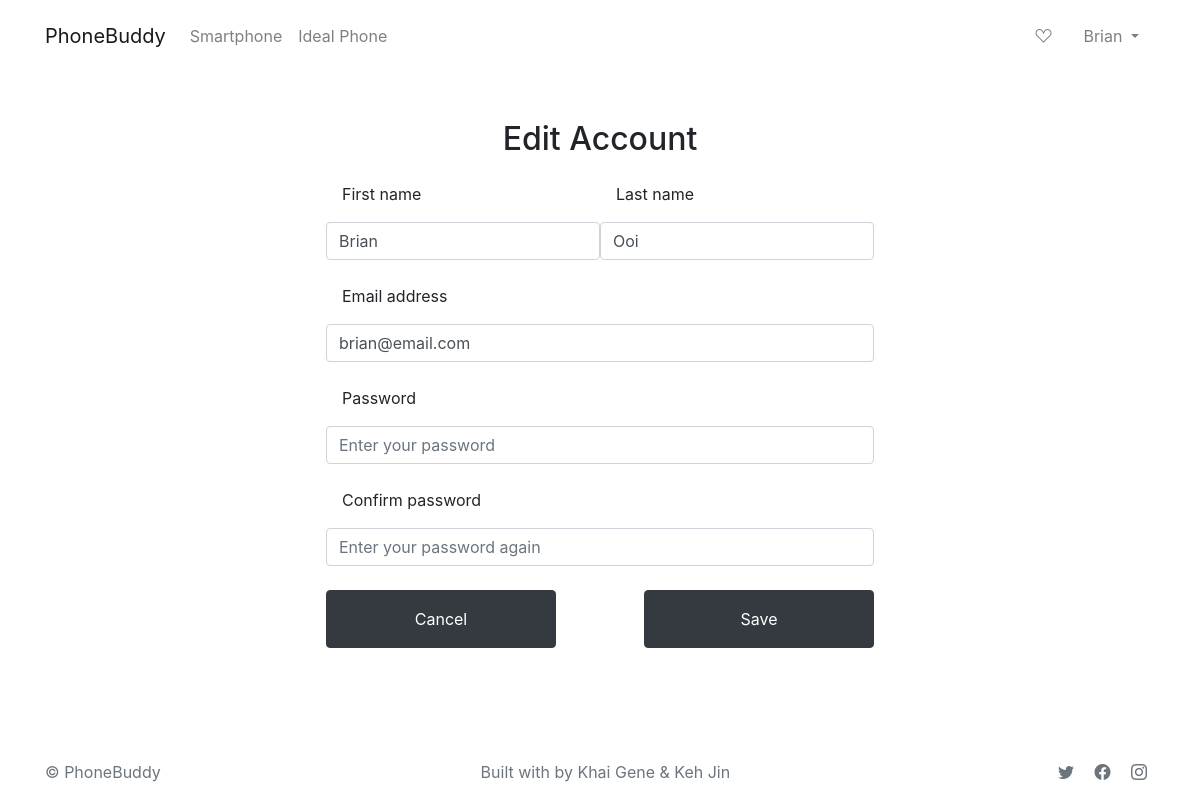
Page /edit (signed in) on the committed database.
### tables this page shows
CREATE TABLE User (
    id INTEGER PRIMARY KEY AUTOINCREMENT,
    first_name STRING NOT NULL,
    last_name STRING NOT NULL,
    email STRING NOT NULL UNIQUE,
    password STRING NOT NULL,
    type STRING NOT NULL
);

### app.py (the view, shortened to what this page needs)
@app.route('/edit',methods = ['GET','POST'])
def edit():
    if session.get('loggedin') == True:
        id = session['id']
        conn = get_db_connection()
        users = conn.execute('SELECT * FROM User WHERE id = ?',(id)).fetchall()
        form = EditForm(request.form)
        return render_template('edit.html',users = users, form = form)
    else:
        message = "Unauthorized Access! Please login to continue."
        flash(message,'InvalidLogin')
        return redirect('/login')

### app.py
class EditForm(Form):
    first_name = StringField('first_name',[validators.DataRequired()])
    last_name = StringField('last_name',[validators.DataRequired()])
    email = StringField('email',[validators.DataRequired()])
    password = PasswordField('password',[validators.Length(min = 6), validators.DataRequired(), validators.EqualTo('password_confirmation', message = 'Password Must Match')])
    password_confirmation = PasswordField('password_confirmation',[validators.DataRequired()])

### app.py (called while the page is built)
def get_db_connection():
    conn = sql.connect('database.db')
    conn.row_factory = sql.Row
    return conn

### templates/edit.html (shortened to what this page needs)
{% extends 'base.html' %}
{% block main %}
<div class="m-auto py-5" style="min-width: 500px;">
    <form action="/edit" method="POST">
        <div>
            <h2 class="text-center fw-bold fs-2 mb-4 p-0 m-0">Edit Account</h2>
          {% for user in users %}
            <div class="input-group justify-content-between">
                <div class="form-floating mb-4" style="min-width: 230px;">
                    <label for="firstName">First name</label>
                    <input id="first_name" name="first_name" class="form-control" placeholder="John" value= "{{ user[1] }}"  />
                </div>
                <div class="form-floating mb-4" style="min-width: 230px;">
                    <label for="lastName">Last name</label>
                    <input id="last_name" name="last_name" class="form-control" placeholder="Doe" value= "{{ user[2] }}"/>
                </div>
            </div>
            <div class="form-floating mb-4">
                <label for="email">Email address</label>
                <input id="email" name="email" class="form-control" type="email" placeholder="name@example.com" value= "{{ user[3] }}" />
            </div>
            <div class="form-floating mb-4">
                <label for="password">Password</label>
                <input id="password" name="password" class="form-control" type="Password" placeholder="Enter your password" />
            </div>
            <div class="form-floating mb-4">
                <label for="passwordConfirmation">Confirm password</label>
                <input id="password_confirmation" name="password_confirmation" class="form-control" type="password" placeholder="Enter your password again" />
            </div>
            {% endfor %}
            <div class="input-group justify-content-between">
                <div class="form-floating mb-4" style="min-width: 230px;">
                    <button type="reset" class="btn btn-dark d-block w-100 py-3 mb-4" href="/edit">Cancel</button>
                </div>
                <div class="form-floating mb-4" style="min-width: 230px;">
                <button type="submit" class="btn btn-dark d-block w-100 py-3 mb-4">Save</button>
            </div>
        </div>
        </div>
    </form>
</div>
{% endblock %}

### templates/base.html (shortened to what this page needs)
<!DOCTYPE html>
<html lang="en">
<head>
    <link rel="stylesheet" href="https://cdn.jsdelivr.net/npm/bootstrap@4.3.1/dist/css/bootstrap.min.css">
    <link rel="stylesheet" href="https://cdn.jsdelivr.net/npm/bootstrap-icons@1.5.0/font/bootstrap-icons.css" />
    <link rel="stylesheet"  type= "text/css" href="{{ url_for('static',filename='smartphone.css') }}" />
    <link rel="stylesheet" href="https://stackpath.bootstrapcdn.com/bootstrap/4.5.0/css/bootstrap.min.css">
</head>
<body class="d-flex flex-column vh-100">
    <header>
        <nav class="navbar navbar-light navbar-expand-lg py-3 bg-white">
            <div class="container position-relative">
                <a href="/" class="navbar-brand">PhoneBuddy</a>
                <div class="collapse navbar-collapse">
                    <ul class="navbar-nav mr-auto">
                        <li class="nav-item">
                        <a class="nav-link" href="/smartphone">Smartphone</a>
                        </li>
                        <li class="nav-item">
                        <a class="nav-link" href="/idealFirst">Ideal Phone</a>
                        </li>
                    </ul>
                </div>
                {% if session.username %}
                <ul class="navbar-nav">
                    <li class="nav-item px-2">
                        <a class="nav-link" href="/favourite">
                            <i class="bi bi-suit-heart"></i>
                        </a>
                    </li>
                    {% if session.type == 'admin' %}
                        <li class="nav-item dropdown px-2">
                            <a class="nav-link dropdown-toggle" href="#" role="button" id="dropdownMenuLink" data-toggle="dropdown" aria-haspopup="true" aria-expanded="false">
                                {{ session.username }}
                            </a>
                            <div class="dropdown-menu" aria-labelledby="dropdownMenuLink">
                                <a class="dropdown-item" href="/edit">Edit Account</a>
                                <a class="dropdown-item" href="/manageSmartphone">Manage Smartphone</a>
                                <a class="dropdown-item" href="/logout">Logout</a>
                            </div>
                        </li>
                    {% else %}
                        <li class="nav-item dropdown px-2">
                            <a class="nav-link dropdown-toggle" href="#" role="button" id="dropdownMenuLink" data-toggle="dropdown" aria-haspopup="true" aria-expanded="false">
                                {{ session.username }}
                            </a>
                        </li>
                    {% endif %}
                </ul>
                {% else %}
                <ul class="navbar-nav">
                    <li class="nav-item dropdown px-1">
                        <a class="nav-link pl-4 pr-4" href="/login">Sign In</a>
                    </li>
                </ul>
                {% endif %}
            </div>
        </nav>
    </header>
    {% block main %}
    {% endblock %}
    <footer class="footer py-3">
        <div class="container d-flex justify-content-between">
            <p class="fs-6 m-0 text-muted">&copy; PhoneBuddy</p>
            <div class="d-flex">
                <p class="fs-6 m-0 text-muted">Built with by Khai Gene & Keh Jin</p>
            </div>
            <div>
                <a href="https://www.twitter.com" class="mx-2 text-muted text-decoration-none" target="_blank">
                    <i class="bi bi-twitter"></i>
                </a>
                <a href="https://www.facebook.com" class="mx-2 text-muted text-decoration-none" target="_blank">
                    <i class="bi bi-facebook"></i>
                </a>
                <a href="https://www.instagram.com" class="mx-2 text-muted text-decoration-none" target="_blank">
                    <i class="bi bi-instagram"></i>
                </a>
            </div>
        </div>
    </footer>
</body>
</html>

### static/smartphone.css (style rules this page uses)
label { padding-left: 1rem !important; padding-bottom: .5rem !important; }

### rows in the picture
User: username "Brian", first_name "Brian", last_name "Ooi", email "brian@email.com"
